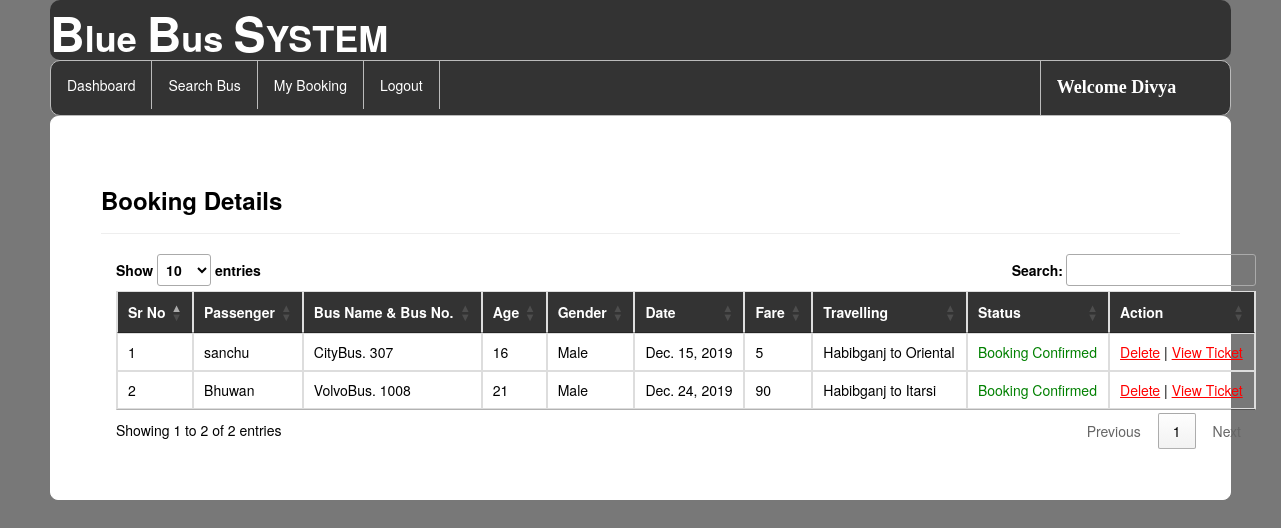
The page /my_booking/ (signed in) on the database its author committed.
### bus/models.py (models this page shows, shortened)
class Passenger(models.Model):
    user = models.ForeignKey(Register,on_delete=models.CASCADE,null=True)
    bus = models.ForeignKey(Add_Bus,on_delete=models.CASCADE,null=True)
    name = models.CharField(max_length=100,null=True)
    age = models.IntegerField(null=True)
    gender = models.CharField(max_length=30,null=True)
    route=models.CharField(max_length=100,null=True)
    status = models.CharField(max_length=30,null=True)
    date1 = models.DateField(null=True)
    fare = models.IntegerField(null=True)

class Add_Bus(models.Model):
    busname = models.CharField(max_length=30,null=True)
    bus_no = models.IntegerField(null=True)
    from_city = models.CharField(max_length=30,null=True)
    to_city = models.CharField(max_length=30,null=True)
    departuretime=models.CharField(max_length=30,null=True)
    arrivaltime=models.CharField(max_length=30,null=True)
    trevaltime=models.CharField(max_length=100,null=True)
    distance=models.IntegerField(null=True)
    img=models.FileField(null=True)

### bus/views.py (the view)
# urls.py: path('my_booking/',my_booking,name="my_booking"),
def my_booking(request):
    if not request.user.is_authenticated:
        return redirect('login')
    user2 = User.objects.filter(username=request.user.username).get()
    user1 = Register.objects.filter(user=user2).get()
    pro = Passenger.objects.filter(user=user1)
    book = Book_ticket.objects.filter(user=user1)
    d = {'user':user1,'pro':pro,'book':book}
    return render(request,'my_booking.html',d)

### bus/templates/my_booking.html (shortened to what this page needs)
{% extends 'navigation2.html' %}
{% load static %}
{% block b %}
<div style="color:Black;border:1px solid white;border-radius:8px;background-color:white;padding:50px">
        <h3><strong>Booking Details</strong></h3><hr>
<div class="container">
<table class="table table-bordered" id="myTable">
  <thead style="color:white;background-color:#333">
  <tr>
    <th>Sr No</th>
    <th>Passenger</th>
      <th>Bus Name & Bus No.</th>
      <th> Age</th>
    <th>Gender</th>
    <th>Date</th>
       <th>Fare</th>
       <th>Travelling</th>
       <th>Status</th>
    <th>Action</th>
  </tr>
  </thead>
   <tbody>
    {% for i in pro %}
  <tr>
    <td>{{forloop.counter}}</td>
    <td>{{i.name}}</td>
    <td>{{i.bus.busname}}. {{i.bus.bus_no}}</td>
      <td>{{i.age}}</td>
      <td>{{i.gender}}</td>
      <td>{{i.date1}}</td>
      <td>{{i.fare}}</td>
      <td>{{i.route}}</td>
      {% if i.status == 'set' %}
      <td style="color:green">Booking Confirmed</td>
      {% else %}
      <td style="color:red">No Transaction</td>
      {% endif %}
    <td><a href="{% url 'delte_my_booking' i.id %}" style="color:red"><u>Delete</u></a>
    | <a href="{% url 'view_ticket' i.id %}" style="color:red"><u>View&nbsp;Ticket</u></a>
    </td>
  </tr>
    {% endfor %}
    </tbody>
</table>
 </div>
</div>
{% endblock %}

### bus/templates/navigation2.html (shortened to what this page needs)
{% extends 'head.html' %}
{% load static %}
{% block body %}
<link rel = stylesheet href = "//cdn.datatables.net/1.10.19/css/jquery.dataTables.min.css">
<ul class="id2">
  <li id="id1"><a href="{% url 'dashboard' %}">Dashboard</a></li>
  <li id="id1"><a href="{% url 'search_bus' %}">Search Bus</a></li>
  <li id="id1"><a href="{% url 'my_booking' %}">My Booking</a></li>
  <li id="id1"><a href="{% url 'log_out' %}">Logout</a></li>
    <li id="id2" style="margin-left:600px"><a href="" style="color:white"><strong style="font-size:18px;font-family:cursive">Welcome {{request.user.username}}</strong></a></li>
</ul>
{% block b %}
{% endblock %}
{% endblock %}

### bus/templates/navigation2.html (style rules this page uses)
.id2 { list-style-type: none; margin: 0; padding: 0; overflow: hidden; background-color: #333; border-radius:10px; border:1px solid #bbb; }
#id1 { float: left; border-right:1px solid #bbb; }
#id2 { float: left; border-left:1px solid #bbb; }
li:last-child { border-right: none; }
li a { display: block; color: white; text-align: center; padding: 14px 16px; text-decoration: none; }

### rows shown on the page
Passenger: name "sanchu", bus.busname "CityBus", bus.bus_no "307", age "16", gender "Male", date1 "Dec. 15, 2019", fare "5", route "Habibganj to Oriental", status "Booking Confirmed"
Passenger: name "Bhuwan", bus.busname "VolvoBus", bus.bus_no "1008", age "21", gender "Male", date1 "Dec. 24, 2019", fare "90", route "Habibganj to Itarsi", status "Booking Confirmed"

### other values the page prints
{{ request.user.username }} "Divya"
